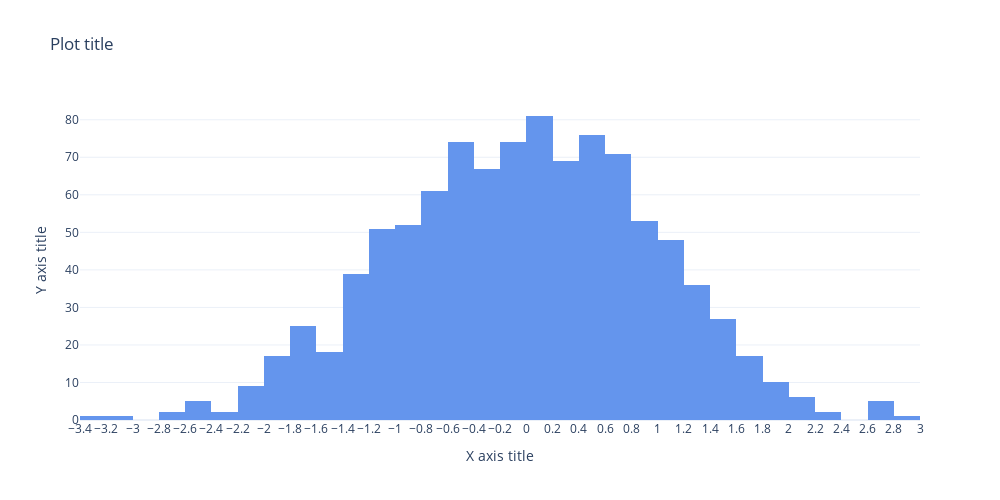

Notebook cell for this chart:
### Code cell
# Basic histogram with one category

bucket_size = 0.2

fig = go.Figure()
fig.add_trace(
    go.Histogram(
        x=d.x,
        name="",
        nbinsx=None,
        xbins=dict(size=bucket_size, start=None, end=None),
        marker=dict(color="cornflowerblue"),
    )
)
fig.update_traces(hovertemplate="%{x}<br>%{y}")
fig.update_layout(
    template="plotly_white",
    width=1000,
    height=500,
    title="Plot title",
    legend_title="Legend",
    showlegend=False,
)
fig.update_xaxes(title="X axis title", range=None, dtick=bucket_size)
fig.update_yaxes(title="Y axis title", range=None, dtick=None)
fig.show()

### Figure 1 — Plotly figure (JSON) as saved in the notebook; plotly's stock layout.template omitted (floating-point values rounded to 4 significant figures; data arrays with more than 128 entries replaced by an {"elided": "..."} marker saying what was removed)
{"data": [{"hovertemplate": "%{x}<br>%{y}", "marker": {"color": "cornflowerblue"}, "name": "", "type": "histogram", "x": {"elided": "1000 float values"}, "xbins": {"size": 0.2}}], "layout": {"height": 500, "legend": {"title": {"text": "Legend"}}, "showlegend": false, "title": {"text": "Plot title"}, "width": 1000, "xaxis": {"dtick": 0.2, "title": {"text": "X axis title"}}, "yaxis": {"title": {"text": "Y axis title"}}}}
